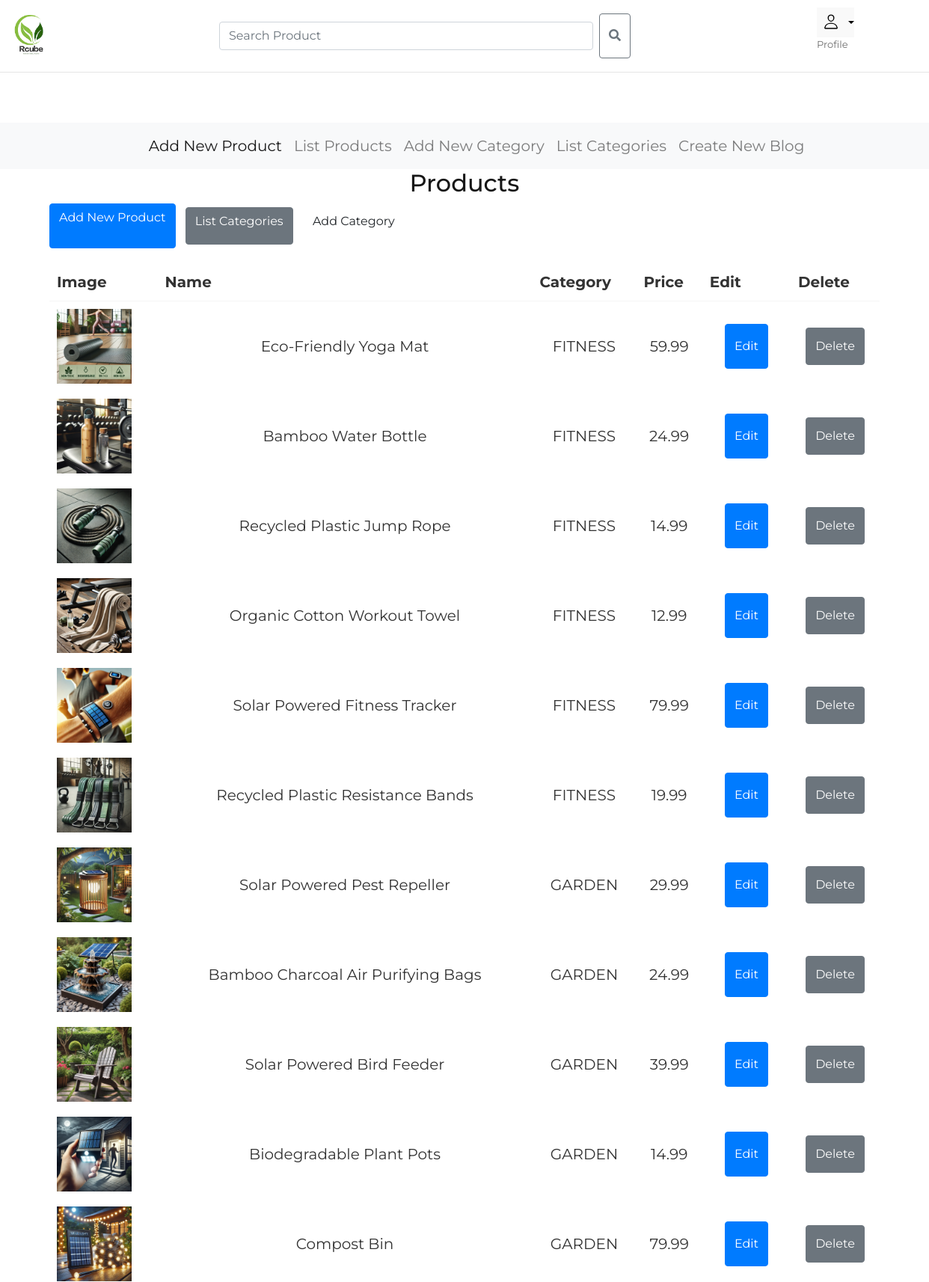
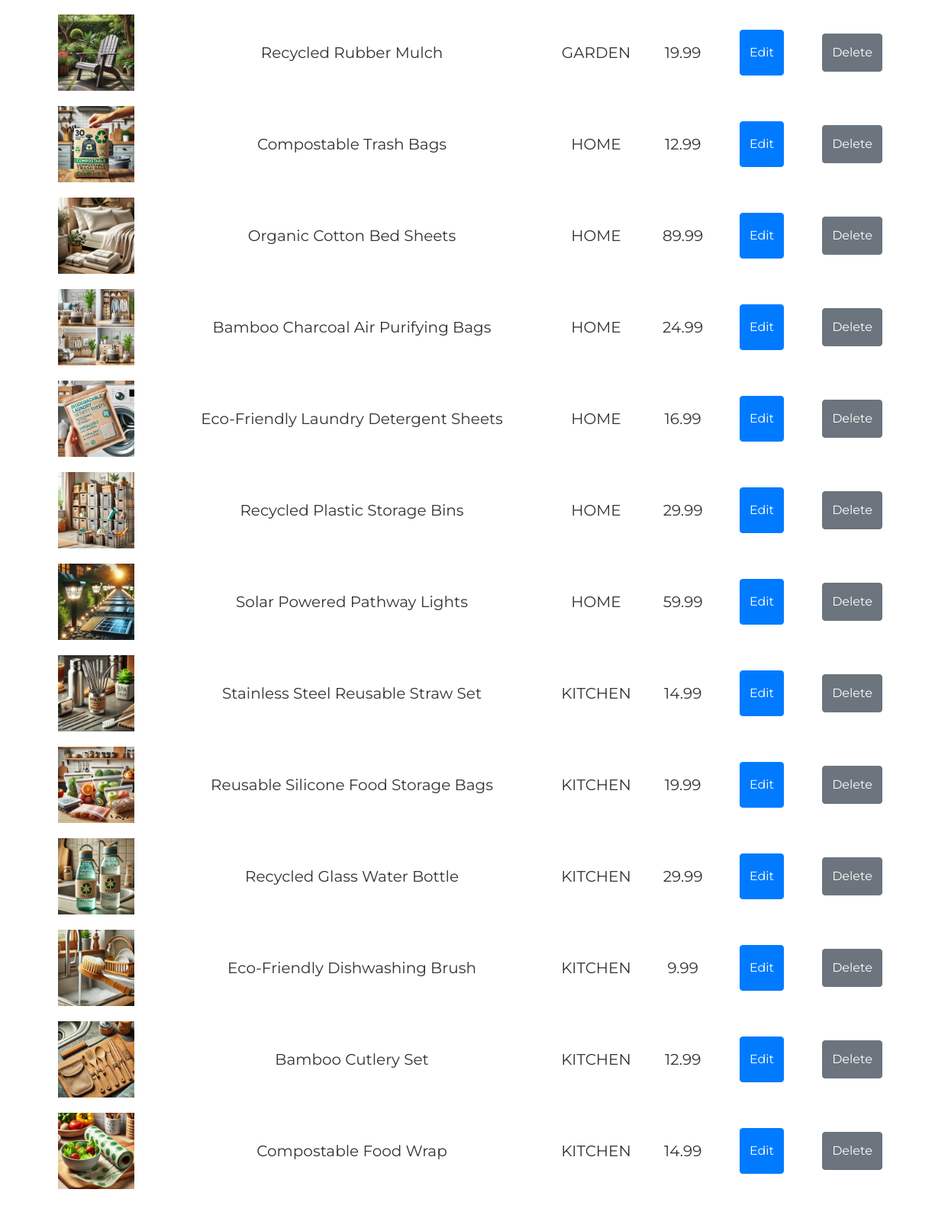
Screenshot of /products/ (signed in, upper part) with the database file from the repository (2 pictures, top to bottom).
### usersApp/models.py (models this page shows, shortened)
class Product(models.Model):
    name = models.CharField(max_length=100)
    description = models.TextField(blank=True)
    price = models.DecimalField(max_digits=10, decimal_places=2)
    category = models.ForeignKey(Category, on_delete=models.CASCADE)
    image = models.ImageField(upload_to='product_images/', blank=True, null=True)

class Category(models.Model):
    name = models.CharField(max_length=100, unique=True)
    description = models.TextField(blank=True)

### usersApp/views.py (the view)
# urls.py: path('products/', views.list_products, name='list_products'),
@login_required
def list_products(request):
    products = Product.objects.all()
    return render(request, 'list_products.html', {'products': products})

### usersApp/templates/list_products.html (shortened to what this page needs)
{% extends "admin_home.html" %}
{% block content %}
  <div class="container">
    <h2 class="h2 section-title">Products</h2>
    <div class="button-group" style="margin-bottom: 20px;">
      <a href="{% url 'add_product' %}" class="btn btn-primary mr-2">Add New Product</a>
      <a href="{% url 'list_categories' %}" class="btn btn-secondary mr-2">List Categories</a>
      <a href="{% url 'add_category' %}" class="btn btn-outline">Add Category</a>
    </div>
    <table style="width: 100%; border-collapse: collapse;">
      <thead>
        <tr>
          <th style="padding: 10px; border-bottom: 1px solid var(--cultured);">Image</th>
          <th style="padding: 10px; border-bottom: 1px solid var(--cultured);">Name</th>
          <th style="padding: 10px; border-bottom: 1px solid var(--cultured);">Category</th>
          <th style="padding: 10px; border-bottom: 1px solid var(--cultured);">Price</th>
          <th style="padding: 10px; border-bottom: 1px solid var(--cultured);">Edit</th>
          <th style="padding: 10px; border-bottom: 1px solid var(--cultured);">Delete</th>
        </tr>
      </thead>
      <tbody>
        {% for product in products %}
          <tr>
            <td style="padding: 10px; text-align: center;">
              {% if product.image %}
                <img src="{{ product.image.url }}" alt="{{ product.name }}" style="height: 100px;">
              {% else %}
                No image
              {% endif %}
            </td>
            <td style="padding: 10px; text-align: center;">{{ product.name }}</td>
            <td style="padding: 10px; text-align: center;">{{ product.category.name }}</td>
            <td style="padding: 10px; text-align: center;">{{ product.price }}</td>
            <td style="padding: 20px; text-align: center;">
              <a href="{% url 'edit_product' product.id %}">
                <button type="button" class="btn btn-primary">Edit</button>
              </a>
            </td>
            <td style="padding: 10px; text-align: center;">
              <form id="deleteForm{{ product.id }}" method="post" action="{% url 'delete_product' product.id %}">
                <button type="button" class="btn btn-secondary" onclick="confirmDelete('{{ product.id }}')">Delete</button>
              </form>
            </td>
          </tr>
        {% endfor %}
      </tbody>
    </table>
  </div>
{% endblock %}

### static/css/style.css (style rules this page uses)
:root { --middle-blue-green: hsl(176, 35%, 63%); --sonic-silver: hsl(0, 0%, 44%); --eerie-black: hsl(0, 0%, 9%); --ocean-green: hsl(148, 45%, 58%); --candy-pink: hsl(356, 65%, 63%); --cultured: hsl(0, 0%, 96%); --white: hsl(0, 0%, 100%); --black: hsl(0, 0%, 0%); --ff-jost: "Jost", sans-serif; --fs-1: 2.5rem; --fs-2: 1.75rem; --fs-3: 1.625rem; --fs-4: 1.5rem; --fs-5: 1.375rem; --fs-6: 1.25rem; --fs-7: 1.125rem; --fs-8: 0.938rem; --fs-9: 0.875rem; --fs-10: 0.813rem; --fw-500: 500; --fw-600: 600; --transition-1: 0.25s ease; --transition-2: 0.75s ease; --cubic-out: cubic-bezier(0.51, 0.03, 0.64, 0.28); --cubic-in: cubic-bezier(0.33, 0.85, 0.56, 1.02); --section-padding: 60px; }
*, *::before, *::after { margin: 0; padding: 0; box-sizing: border-box; }
a { text-decoration: none; }
a, img, span, input, button, ion-icon { display: block; }
input, button { background: none; border: none; font: inherit; }
button { text-align: left; cursor: pointer; margin-left:20%; }
html { font-family: var(--ff-jost); color: var(--sonic-silver); scroll-behavior: smooth; }
body { background: var(--white); padding-block: 70px; }
.container { padding-inline: 15px; }
a, button { transition: var(--transition-1); }
.h1, .h2, .h3, .h4 { color: var(--eerie-black); font-weight: var(--fw-600); }
.h2 { font-size: var(--fs-2); }
.btn { background: var(--background, var(--eerie-black)); color: var(--color, var(--white)); font-weight: var(--fw-600); height: var(--height, 60px); padding-inline: 50px; border: 1px solid var(--border-color, var(--eerie-black)); border-radius: 6px; display: flex; justify-content: center; align-items: center; }
.btn-secondary { --height: 50px; --background: var(--white); --color: var(--eerie-black); --border-color: var(--white); }
.btn-outline { --height: 50px; --background: var(--white); --color: var(--eerie-black); --border-color: var(--eerie-black); padding-inline: 40px; }
.section-title { text-align: center; margin-bottom: 30px; }
@media (min-width: 480px) { :root { --fs-1: 3rem; --fs-2: 2rem; } }
@media (min-width: 580px) { :root { --fs-1: 3.75rem; --fs-2: 2.375rem; --fs-3: 2.25rem; } }
@media (min-width: 580px) { .container { max-width: 550px; margin-inline: auto; } }
@media (min-width: 768px) { .container { max-width: 700px; } }
@media (min-width: 992px) { :root { --fs-1: 5rem; } }
@media (min-width: 992px) { body { padding-block: 0; } }
@media (min-width: 992px) { .container { max-width: 950px; } }

### templates/rcube-green-ecom/base2.html (style rules this page uses)
body { font-family: "Montserrat", serif; font-size: 20px; color: #333333; text-rendering: optimizeLegibility; font-weight: inherit; }

### rows the page displays
Product: image (picture), name "Eco-Friendly Yoga Mat", category.name "FITNESS", price "59.99"
Product: image (picture), name "Bamboo Water Bottle", category.name "FITNESS", price "24.99"
Product: image (picture), name "Recycled Plastic Jump Rope", category.name "FITNESS", price "14.99"
Product: image (picture), name "Organic Cotton Workout Towel", category.name "FITNESS", price "12.99"
Product: image (picture), name "Solar Powered Fitness Tracker", category.name "FITNESS", price "79.99"
Product: image (picture), name "Recycled Plastic Resistance Bands", category.name "FITNESS", price "19.99"
Product: image (picture), name "Solar Powered Pest Repeller", category.name "GARDEN", price "29.99"
Product: image (picture), name "Bamboo Charcoal Air Purifying Bags", category.name "GARDEN", price "24.99"
Product: image (picture), name "Solar Powered Bird Feeder", category.name "GARDEN", price "39.99"
Product: image (picture), name "Biodegradable Plant Pots", category.name "GARDEN", price "14.99"
Product: image (picture), name "Compost Bin", category.name "GARDEN", price "79.99"
Product: image (picture), name "Recycled Rubber Mulch", category.name "GARDEN", price "19.99"
Product: image (picture), name "Compostable Trash Bags", category.name "HOME", price "12.99"
Product: image (picture), name "Organic Cotton Bed Sheets", category.name "HOME", price "89.99"
Product: image (picture), name "Bamboo Charcoal Air Purifying Bags", category.name "HOME", price "24.99"
Product: image (picture), name "Eco-Friendly Laundry Detergent Sheets", category.name "HOME", price "16.99"
Product: image (picture), name "Recycled Plastic Storage Bins", category.name "HOME", price "29.99"
Product: image (picture), name "Solar Powered Pathway Lights", category.name "HOME", price "59.99"
Product: image (picture), name "Stainless Steel Reusable Straw Set", category.name "KITCHEN", price "14.99"
Product: image (picture), name "Reusable Silicone Food Storage Bags", category.name "KITCHEN", price "19.99"
Product: image (picture), name "Recycled Glass Water Bottle", category.name "KITCHEN", price "29.99"
Product: image (picture), name "Eco-Friendly Dishwashing Brush", category.name "KITCHEN", price "9.99"
Product: image (picture), name "Bamboo Cutlery Set", category.name "KITCHEN", price "12.99"
Product: image (picture), name "Compostable Food Wrap", category.name "KITCHEN", price "14.99"
